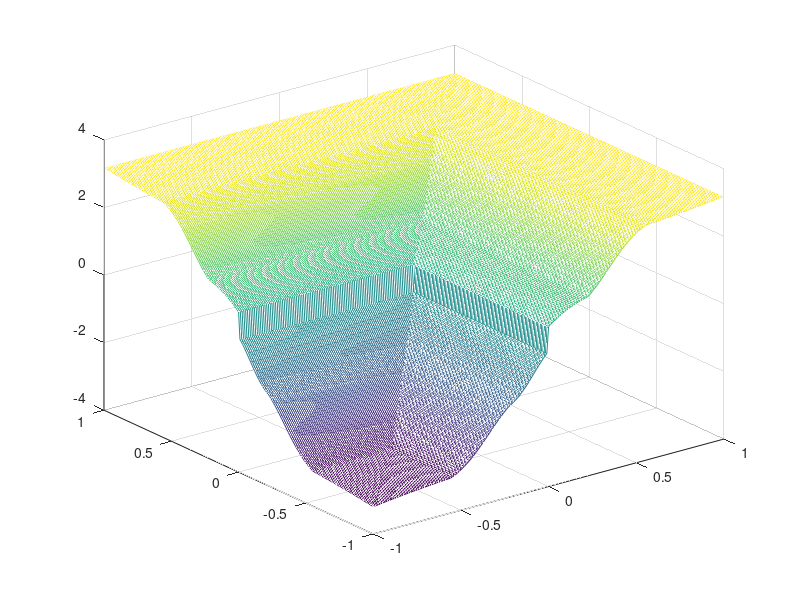

MATLAB code to generate this figure:
n=7; 
%A = [-1 -0.6 0.5 -0.2 0 0.2 0.5 0.6 1];
A = [-1.444 -1 -0.5556 -0.2222 0 0.2222 0.5556 1 1.444]; 
%for i=1:1:n+2(output_0, output_rules);(output_0, output_rules);
%    A(i) = (i-1)/(n-1);
%end;
t = 1;
x1 = [-1:0.01:1];    %Two inputs to the system.
x2 = [-1:0.01:1];    
y = [];

for i=1:201
    for j=1:201
        if x1(i)>=x2(j)
            if x1(i)>=A(1) & x1(i)<=A(2)
                h=0;
            elseif x1(i)>=A(2) & x1(i)<=A(3)
                h = -(x1(i)-A(3))/(A(3)-A(2));
            else
                h=0;
            end;
            A1(t) = 0.5*h*(x1(i)-A(2))*(A(3)-A(2));
            C1(t)=(A(1)+A(2)+A(3))/3;%C1(t) = A(2)+A(3)/2;
            
            if x1(i)>=A(2) & x1(i)<=A(3)
                h=(x1(i)-A(2))/(A(3)-A(2));
            elseif x1(i)>=A(3) & x1(i)<=A(4)
                h=-(x1(i)-A(4))/(A(4)-A(3));
            else
                h=0;
            end;
            A2(t) = h*(A(4)-A(2))+(h*h*(A(3)-A(2)));
            C2(t) = (A(2)+A(3)+A(4))/3;%C2(t) = (A(2)+A(4))/2;
            
            if x1(i)>=A(3) & x1(i)<= A(4)
                h=(x1(i)-A(3))/(A(4)-A(3));
            elseif x1(i)>=A(4) & x1(i)<=A(5)
                h= -(x1(i)-A(5))/(A(5)-A(4));
            else
                h=0;
            end;
            
            A3(t)= h*(A(5)-A(3)) + (h*h*(A(4)-A(3))); % Calculate Area and Centroid
            C3(t)=(A(3)+A(4)+A(5))/3;%C3(t)= (A(3) + A(5))/2;    
            
            if x1(i)>=A(4) & x1(i)<=A(5)
                h=(x1(i)-A(4))/(A(5)-A(4));
            elseif x1(i)>=A(5) & x1(i)<=A(6)
                h= -(x1(i)-A(6))/(A(6)-A(5));
            else
                h=0;
                p=0;
            end;
            A4(t)=h*(A(6)-A(4))+(h*h*(A(5)-A(4)));
            C4(t)=(A(4)+A(5)+A(6))/3;%C4(t)=(A(4)+A(6))/2;
                       
            if x1(i)>=A(5) & x1(i)<=A(6)
                h=(x1(i)-A(4))/(A(5)-A(4));
            elseif x1(i)>=A(6) & x1(i)<=A(7)
                h=-(x1(i)-A(7))/(A(7)-A(6));
            else
                h=0;
            end;
            A5(t) = h*(A(7)-A(5)) + (h*h*(A(7)-A(6)));
            C5(t)=(A(5)+A(6)+A(7))/3;%C5(t) = (A(5)+A(7))/2;
            
            if x1(i)>=A(6) & x1(i)<=A(7)
                h=(x1(i)-A(6))/(A(7)-A(6));
            elseif x1(i)>=A(7) & x1(i)<=A(8)
                h=-(x1(i)-A(8))/(A(8)-A(7));
            else
                h=0;
            end;
            A6(t) = h*(A(8)-A(6))+ (h*h*(A(8)-A(7)));
            C6(t)=(A(6)+A(7)+A(8))/3;%C6(t) = (A(8)+A(6))/2;
            
            if x1(i)>=A(7) & x1(i)<=A(8)
                h=(x1(i)-A(7))/(A(8)-A(7));
            elseif x1(i)>=A(8) & x1(i)<=A(9)
                h=0;
            else
                h=0;
            end;
            A7(t) = 0.5*h*(A(8)-x1(i))*(A(8)-A(7));
            C7(t)=(A(7)+A(8)+A(9))/3;%C7(t) = (A(8)+A(7))/2;
            
        elseif x1(i)<x2(j)
            if x2(j)>=A(1) & x2(j)<=A(2)
                h=0;
            elseif x2(j)>=A(2) & x2(j)<=A(3)
                h = -(x2(j)-A(3))/(A(3)-A(2));
            else
                h=0;
            end;
            A1(t) = 0.5*h*(x2(j)-A(2))*(A(3)-A(2));
            C1(t)=(A(1)+A(2)+A(3))/3;% C1(t) = A(2)+A(3)/2;
            
            if x2(j)>=A(2) & x2(j)<=A(3)
                h=(x2(j)-A(2))/(A(3)-A(2));
            elseif x2(j)>=A(3) & x2(j)<=A(4)
                h=-(x2(j)-A(4))/(A(4)-A(3));
            else
                h=0;
            end;
            A2(t) = h*(A(4)-A(2))+(h*h*(A(3)-A(2)));
            C2(t) = (A(2)+A(3)+A(4))/3;%C2(t) = (A(2)+A(4))/2;
            
            if x2(j)>=A(3) & x2(j)<= A(4)
                h=(x2(j)-A(3))/(A(4)-A(3));
            elseif x2(j)>=A(4) & x2(j)<=A(5)
                h= -(x2(j)-A(5))/(A(5)-A(4));
            else
                h=0;
            end;
            
            A3(t)= h*(A(5)-A(3)) + (h*h*(A(4)-A(3))); % Calculate Area and Centroid
            C3(t)=(A(3)+A(4)+A(5))/3;%C3(t)= (A(3) + A(5))/2;    
            
            if x2(j)>=A(4) & x2(j)<=A(5)
                h=(x2(j)-A(4))/(A(5)-A(4));
            elseif x2(j)>=A(5) & x2(j)<=A(6)
                h= -(x2(j)-A(6))/(A(6)-A(5));
            else
                h=0;
                p=0;
            end;
            A4(t)=h*(A(6)-A(4))+(h*h*(A(5)-A(4)));
            C4(t)=(A(4)+A(5)+A(6))/3;%C4(t)=(A(4)+A(6))/2;
                       
            if x2(j)>=A(5) & x2(j)<=A(6)
                h=(x2(j)-A(4))/(A(5)-A(4));
            elseif x2(j)>=A(6) & x2(j)<=A(7)
                h=-(x2(j)-A(7))/(A(7)-A(6));
            else
                h=0;
            end;
            A5(t) = h*(A(7)-A(5)) + (h*h*(A(7)-A(6)));
            C5(t)=(A(5)+A(6)+A(7))/3;%C5(t) = (A(5)+A(7))/2;
            
            if x2(j)>=A(6) & x2(j)<=A(7)
                h=(x2(j)-A(6))/(A(7)-A(6));
            elseif x2(j)>=A(7) & x2(j)<=A(8)
                h=-(x2(j)-A(8))/(A(8)-A(7));
            else
                h=0;
            end;
            A6(t) = h*(A(8)-A(6))+ (h*h*(A(8)-A(7)));
            C6(t)=(A(6)+A(7)+A(8))/3;%C6(t) = (A(8)+A(6))/2;
            
            if x2(j)>=A(7) & x2(j)<=A(8)
                h=(x2(j)-A(7))/(A(8)-A(7));
            elseif x2(j)>=A(8) & x2(j)<=A(9)
                h=0;
            else
                h=0;
            end;
            A7(t) = 0.5*h*(A(8)-x2(j))*(A(8)-A(7));
            C7(t)=(A(7)+A(8)+A(9))/3;%C7(t) = (A(8)+A(7))/2;
                      
        end;

        y(i,j)=5*(((A1(t)*C1(t))+ (A2(t)*C2(t))+ (A3(t)*C3(t))+ (A4(t)*C4(t))+ (A5(t)*C5(t)) + (A6(t)*C6(t)) + (A7(t)*C7(t)))/(A1(t)+ A2(t)+ A3(t)+ A4(t)+ A5(t)+ A6(t)+ A7(t)));      %Moments Method for Defuzzification
        t=t+1;
    end;
end;
mesh(x1,x2,y);
hold on;

               
            
            
              
                

                